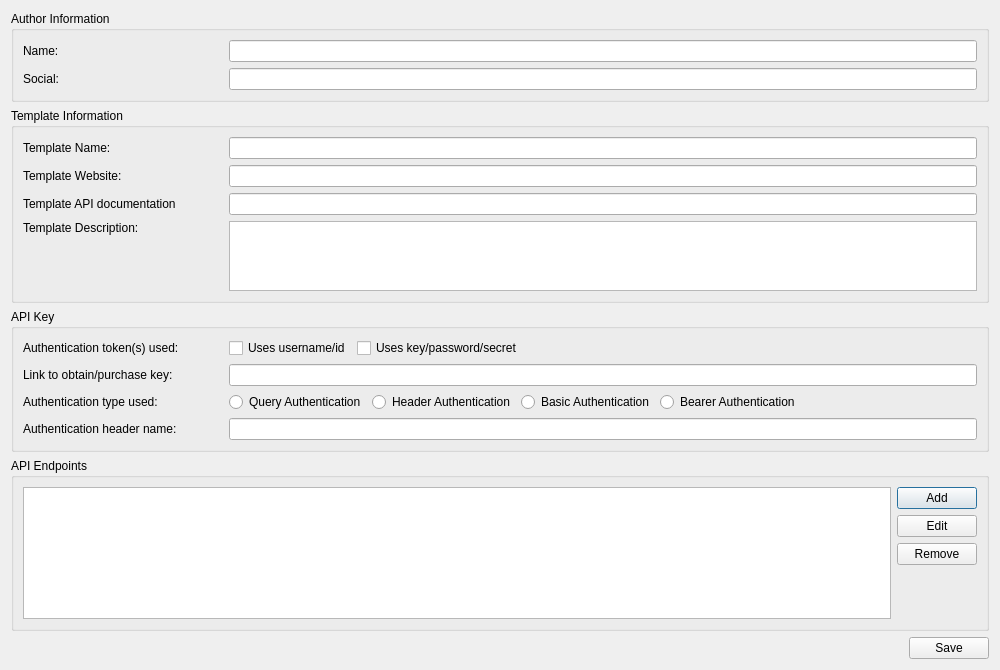
<?xml version="1.0" encoding="UTF-8"?>
<ui version="4.0">
 <class>TemplateDialog</class>
 <widget class="QDialog" name="TemplateDialog">
  <property name="geometry">
   <rect>
    <x>0</x>
    <y>0</y>
    <width>1000</width>
    <height>670</height>
   </rect>
  </property>
  <property name="windowTitle">
   <string>New Template</string>
  </property>
  <layout class="QVBoxLayout" name="verticalLayout_5">
   <item>
    <widget class="QGroupBox" name="groupBoxAuthorInfo">
     <property name="title">
      <string>Author Information</string>
     </property>
     <layout class="QVBoxLayout" name="verticalLayout_4">
      <item>
       <layout class="QHBoxLayout" name="horizontalLayout_5">
        <item>
         <widget class="QLabel" name="label_5">
          <property name="minimumSize">
           <size>
            <width>200</width>
            <height>0</height>
           </size>
          </property>
          <property name="text">
           <string>Name:</string>
          </property>
         </widget>
        </item>
        <item>
         <widget class="QLineEdit" name="lineEditAuthorName"/>
        </item>
       </layout>
      </item>
      <item>
       <layout class="QHBoxLayout" name="horizontalLayout">
        <item>
         <widget class="QLabel" name="label_6">
          <property name="minimumSize">
           <size>
            <width>200</width>
            <height>0</height>
           </size>
          </property>
          <property name="text">
           <string>Social:</string>
          </property>
         </widget>
        </item>
        <item>
         <widget class="QLineEdit" name="lineEditAuthorSocial"/>
        </item>
       </layout>
      </item>
     </layout>
    </widget>
   </item>
   <item>
    <widget class="QGroupBox" name="groupBoxModuleInfo">
     <property name="title">
      <string>Template Information</string>
     </property>
     <layout class="QVBoxLayout" name="verticalLayout_2">
      <item>
       <layout class="QHBoxLayout" name="horizontalLayout_4">
        <item>
         <widget class="QLabel" name="label">
          <property name="minimumSize">
           <size>
            <width>200</width>
            <height>0</height>
           </size>
          </property>
          <property name="text">
           <string>Template Name:</string>
          </property>
         </widget>
        </item>
        <item>
         <widget class="QLineEdit" name="lineEditTemplateName"/>
        </item>
       </layout>
      </item>
      <item>
       <layout class="QHBoxLayout" name="horizontalLayout_3">
        <item>
         <widget class="QLabel" name="label_2">
          <property name="minimumSize">
           <size>
            <width>200</width>
            <height>0</height>
           </size>
          </property>
          <property name="text">
           <string>Template Website:</string>
          </property>
         </widget>
        </item>
        <item>
         <widget class="QLineEdit" name="lineEditTemplateWebsite"/>
        </item>
       </layout>
      </item>
      <item>
       <layout class="QHBoxLayout" name="horizontalLayout_2">
        <item>
         <widget class="QLabel" name="label_3">
          <property name="minimumSize">
           <size>
            <width>200</width>
            <height>0</height>
           </size>
          </property>
          <property name="text">
           <string>Template API documentation</string>
          </property>
         </widget>
        </item>
        <item>
         <widget class="QLineEdit" name="lineEditTemplateDoc"/>
        </item>
       </layout>
      </item>
      <item>
       <layout class="QHBoxLayout" name="horizontalLayout_12">
        <item>
         <layout class="QVBoxLayout" name="verticalLayout">
          <item>
           <widget class="QLabel" name="label_4">
            <property name="sizePolicy">
             <sizepolicy hsizetype="Preferred" vsizetype="Maximum">
              <horstretch>0</horstretch>
              <verstretch>0</verstretch>
             </sizepolicy>
            </property>
            <property name="minimumSize">
             <size>
              <width>200</width>
              <height>0</height>
             </size>
            </property>
            <property name="text">
             <string>Template Description:</string>
            </property>
           </widget>
          </item>
          <item>
           <spacer name="verticalSpacer_2">
            <property name="orientation">
             <enum>Qt::Vertical</enum>
            </property>
            <property name="sizeHint" stdset="0">
             <size>
              <width>20</width>
              <height>40</height>
             </size>
            </property>
           </spacer>
          </item>
         </layout>
        </item>
        <item>
         <widget class="QPlainTextEdit" name="plainTextEditTemplateDescription">
          <property name="sizePolicy">
           <sizepolicy hsizetype="Expanding" vsizetype="Preferred">
            <horstretch>0</horstretch>
            <verstretch>0</verstretch>
           </sizepolicy>
          </property>
          <property name="maximumSize">
           <size>
            <width>16777215</width>
            <height>100</height>
           </size>
          </property>
         </widget>
        </item>
       </layout>
      </item>
     </layout>
    </widget>
   </item>
   <item>
    <widget class="QGroupBox" name="groupBoxApiKey">
     <property name="title">
      <string>API Key</string>
     </property>
     <property name="checkable">
      <bool>false</bool>
     </property>
     <property name="checked">
      <bool>false</bool>
     </property>
     <layout class="QVBoxLayout" name="verticalLayout_6">
      <item>
       <layout class="QHBoxLayout" name="horizontalLayout_8">
        <item>
         <widget class="QLabel" name="label_8">
          <property name="minimumSize">
           <size>
            <width>200</width>
            <height>0</height>
           </size>
          </property>
          <property name="text">
           <string>Authentication token(s) used:</string>
          </property>
         </widget>
        </item>
        <item>
         <widget class="QCheckBox" name="checkBoxUser">
          <property name="text">
           <string>Uses username/id</string>
          </property>
         </widget>
        </item>
        <item>
         <widget class="QCheckBox" name="checkBoxKey">
          <property name="text">
           <string>Uses key/password/secret</string>
          </property>
         </widget>
        </item>
        <item>
         <spacer name="horizontalSpacer_2">
          <property name="orientation">
           <enum>Qt::Horizontal</enum>
          </property>
          <property name="sizeHint" stdset="0">
           <size>
            <width>40</width>
            <height>20</height>
           </size>
          </property>
         </spacer>
        </item>
       </layout>
      </item>
      <item>
       <layout class="QHBoxLayout" name="horizontalLayout_9">
        <item>
         <widget class="QLabel" name="label_7">
          <property name="minimumSize">
           <size>
            <width>200</width>
            <height>0</height>
           </size>
          </property>
          <property name="text">
           <string>Link to obtain/purchase key:</string>
          </property>
         </widget>
        </item>
        <item>
         <widget class="QLineEdit" name="lineEditGetKey"/>
        </item>
       </layout>
      </item>
      <item>
       <layout class="QHBoxLayout" name="horizontalLayout_10">
        <item>
         <widget class="QLabel" name="label_9">
          <property name="minimumSize">
           <size>
            <width>200</width>
            <height>0</height>
           </size>
          </property>
          <property name="text">
           <string>Authentication type used:</string>
          </property>
         </widget>
        </item>
        <item>
         <widget class="QRadioButton" name="radioButtonQueryAuth">
          <property name="text">
           <string>Query Authentication</string>
          </property>
          <attribute name="buttonGroup">
           <string notr="true">buttonGroup</string>
          </attribute>
         </widget>
        </item>
        <item>
         <widget class="QRadioButton" name="radioButtonHeaderAuth">
          <property name="text">
           <string>Header Authentication</string>
          </property>
          <attribute name="buttonGroup">
           <string notr="true">buttonGroup</string>
          </attribute>
         </widget>
        </item>
        <item>
         <widget class="QRadioButton" name="radioButtonBasicAuth">
          <property name="text">
           <string>Basic Authentication</string>
          </property>
          <attribute name="buttonGroup">
           <string notr="true">buttonGroup</string>
          </attribute>
         </widget>
        </item>
        <item>
         <widget class="QRadioButton" name="radioButtonBearerAuth">
          <property name="text">
           <string>Bearer Authentication</string>
          </property>
          <attribute name="buttonGroup">
           <string notr="true">buttonGroup</string>
          </attribute>
         </widget>
        </item>
        <item>
         <spacer name="horizontalSpacer_3">
          <property name="orientation">
           <enum>Qt::Horizontal</enum>
          </property>
          <property name="sizeHint" stdset="0">
           <size>
            <width>40</width>
            <height>20</height>
           </size>
          </property>
         </spacer>
        </item>
       </layout>
      </item>
      <item>
       <layout class="QHBoxLayout" name="horizontalLayout_11">
        <item>
         <widget class="QLabel" name="labelHeaderAuth">
          <property name="minimumSize">
           <size>
            <width>200</width>
            <height>0</height>
           </size>
          </property>
          <property name="text">
           <string>Authentication header name:</string>
          </property>
         </widget>
        </item>
        <item>
         <widget class="QLineEdit" name="lineEditHeaderAuth"/>
        </item>
       </layout>
      </item>
     </layout>
    </widget>
   </item>
   <item>
    <widget class="QGroupBox" name="groupBoxEndPoints">
     <property name="title">
      <string>API Endpoints</string>
     </property>
     <layout class="QHBoxLayout" name="horizontalLayout_7">
      <item>
       <widget class="QTableView" name="tableViewEndpoints">
        <property name="editTriggers">
         <set>QAbstractItemView::NoEditTriggers</set>
        </property>
        <property name="selectionMode">
         <enum>QAbstractItemView::SingleSelection</enum>
        </property>
        <property name="verticalScrollMode">
         <enum>QAbstractItemView::ScrollPerPixel</enum>
        </property>
        <property name="horizontalScrollMode">
         <enum>QAbstractItemView::ScrollPerPixel</enum>
        </property>
        <property name="showGrid">
         <bool>false</bool>
        </property>
        <attribute name="horizontalHeaderVisible">
         <bool>false</bool>
        </attribute>
        <attribute name="horizontalHeaderStretchLastSection">
         <bool>true</bool>
        </attribute>
        <attribute name="verticalHeaderVisible">
         <bool>false</bool>
        </attribute>
        <attribute name="verticalHeaderMinimumSectionSize">
         <number>20</number>
        </attribute>
        <attribute name="verticalHeaderDefaultSectionSize">
         <number>20</number>
        </attribute>
       </widget>
      </item>
      <item>
       <layout class="QVBoxLayout" name="verticalLayout_3">
        <item>
         <widget class="QPushButton" name="buttonAddEndPoint">
          <property name="text">
           <string>Add</string>
          </property>
         </widget>
        </item>
        <item>
         <widget class="QPushButton" name="buttonEditEndPoint">
          <property name="text">
           <string>Edit</string>
          </property>
         </widget>
        </item>
        <item>
         <widget class="QPushButton" name="buttonRemoveEndPoint">
          <property name="text">
           <string>Remove</string>
          </property>
         </widget>
        </item>
        <item>
         <spacer name="verticalSpacer">
          <property name="orientation">
           <enum>Qt::Vertical</enum>
          </property>
          <property name="sizeHint" stdset="0">
           <size>
            <width>20</width>
            <height>40</height>
           </size>
          </property>
         </spacer>
        </item>
       </layout>
      </item>
     </layout>
    </widget>
   </item>
   <item>
    <layout class="QHBoxLayout" name="horizontalLayout_6">
     <item>
      <spacer name="horizontalSpacer">
       <property name="orientation">
        <enum>Qt::Horizontal</enum>
       </property>
       <property name="sizeHint" stdset="0">
        <size>
         <width>40</width>
         <height>20</height>
        </size>
       </property>
      </spacer>
     </item>
     <item>
      <widget class="QPushButton" name="buttonSave">
       <property name="text">
        <string>Save</string>
       </property>
      </widget>
     </item>
    </layout>
   </item>
  </layout>
 </widget>
 <resources/>
 <connections/>
 <buttongroups>
  <buttongroup name="buttonGroup"/>
 </buttongroups>
</ui>
